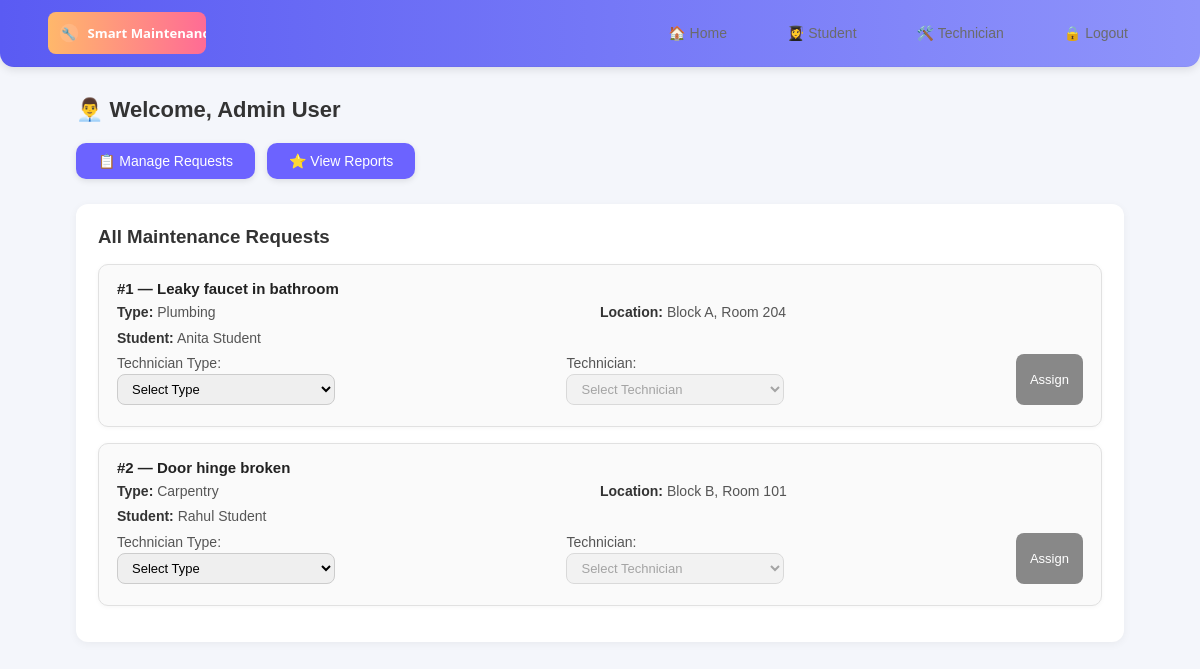
/frontend/admin.php (signed in), run on the app's committed database.
### tables this page shows
CREATE TABLE IF NOT EXISTS maintenance_requests (
  request_id INT AUTO_INCREMENT PRIMARY KEY,
  student_id INT NOT NULL,
  technician_id INT DEFAULT NULL,
  title VARCHAR(255) NOT NULL,
  description TEXT NOT NULL,
  tech_type VARCHAR(100) DEFAULT NULL,
  location VARCHAR(255) DEFAULT NULL,
  contact VARCHAR(100) DEFAULT NULL,
  status ENUM('Not Assigned','Pending','Assigned','In Progress','Completed') NOT NULL DEFAULT 'Pending',
  created_at DATETIME DEFAULT CURRENT_TIMESTAMP,
  start_time DATETIME DEFAULT NULL,
  end_time DATETIME DEFAULT NULL,
  time_taken INT DEFAULT NULL COMMENT 'Time taken in minutes',
  FOREIGN KEY (student_id) REFERENCES users(user_id) ON DELETE CASCADE,
  FOREIGN KEY (technician_id) REFERENCES users(user_id) ON DELETE SET NULL
);

CREATE TABLE IF NOT EXISTS users (
  user_id INT AUTO_INCREMENT PRIMARY KEY,
  name VARCHAR(150) NOT NULL,
  email VARCHAR(200) NOT NULL UNIQUE,
  password VARCHAR(255) NOT NULL,
  role ENUM('student','technician','admin') NOT NULL DEFAULT 'student',
  tech_type ENUM('Plumbing','Carpentry','Cleaning') DEFAULT NULL,
  created_at TIMESTAMP DEFAULT CURRENT_TIMESTAMP
);

### frontend/admin.php (the view, shortened to what this page needs)
<?php
include __DIR__ . '/../backend/db.php';
$name = $_SESSION['name'];
$stmt = $conn->prepare("SELECT r.*, s.name AS student_name, t.name AS technician_name
                        FROM maintenance_requests r
                        LEFT JOIN users s ON r.student_id = s.user_id
                        LEFT JOIN users t ON r.technician_id = t.user_id
                        ORDER BY r.created_at DESC");
$stmt->execute();
$requests = $stmt->get_result()->fetch_all(MYSQLI_ASSOC);
?>
<!DOCTYPE html>
<html lang="en">
<head>
<link rel="stylesheet" href="../assets/css/style.css">
</head>
<body>
<header class="site-header">
  <div class="header-inner">
    <div class="brand">
      <a href="index.html"><img src="../assets/images/logo.svg" alt="Smart Maintenance Logo"></a>
    </div>
    <nav class="nav">
      <a href="index.html">🏠 Home</a>
      <a href="student.php">👩‍🎓 Student</a>
      <a href="technician.php">🛠️ Technician</a>
      <a href="logout.php">🔒 Logout</a>
    </nav>
  </div>
</header>
<div class="container">
  <h2>👨‍💼 Welcome, <?= htmlspecialchars($name) ?></h2>
  <div class="dashboard-buttons">
    <a href="#" onclick="showRequests()">📋 Manage Requests</a>
    <a href="reports.php">⭐ View Reports</a>
  </div>
  <section id="requestsSection">
    <h3>All Maintenance Requests</h3>
    <?php if(count($requests)===0): ?>
      <p>No maintenance requests found.</p>
    <?php else: foreach($requests as $r): ?>
      <div class="request-card">
        <div class="request-title">#<?= $r['request_id'] ?> — <?= htmlspecialchars($r['title']) ?></div>
        <div class="request-row">
          <span><strong>Type:</strong> <?= htmlspecialchars($r['tech_type']) ?></span>
          <span><strong>Location:</strong> <?= htmlspecialchars($r['location']) ?></span>
        </div>
        <div class="request-row">
          <span><strong>Student:</strong> <?= htmlspecialchars($r['student_name']) ?></span>
        </div>
        <div class="request-row controls-row" data-request-id="<?= $r['request_id'] ?>">
          <label>Technician Type:
            <select name="tech_type" onchange="loadTechnicians(this, <?= $r['request_id'] ?>)">
              <option value="">Select Type</option>
            </select>
          </label>
          <label>Technician:
            <select name="tech_id" disabled>
              <option value="">Select Technician</option>
            </select>
          </label>
          <?php
            $status = $r['status'] ?? '';
            $btn_text = 'Assign';
            $btn_class = 'gray';
            $btn_disabled = '';
            if (!$r['technician_id'] || $r['technician_id'] == 0 || strtolower($status) === 'not assigned') {
              $btn_text = 'Assign';
              $btn_class = 'gray';
              $btn_disabled = '';
            } elseif (strtolower($status) === 'assigned') {
              $btn_text = 'Assigned ✓';
              $btn_class = 'green';
              $btn_disabled = 'disabled';
            } elseif (strtolower($status) === 'in progress' || strtolower($status) === 'in_progress') {
              $btn_text = 'In Progress ⏳';
              $btn_class = 'orange';
              $btn_disabled = 'disabled';
            } elseif (strtolower($status) === 'completed') {
              $btn_text = 'Completed ✅';
              $btn_class = 'blue';
              $btn_disabled = 'disabled';
            }
          ?>
          <button type="button" class="btn-assign <?= $btn_class ?>" data-request-id="<?= $r['request_id'] ?>" <?= $btn_disabled ?>>
            <?= $btn_text ?>
          </button>
        </div>
      </div>
    <?php endforeach; endif; ?>
  </section>
</div>
</body>
</html>

### assets/css/style.css (style rules this page uses)
:root { --bg: #FFF8F5; --card: #FFFFFF; --primary: #6C63FF; --accent: #FF6B95; --muted: #6B6B6B; --glass: rgba(255,255,255,0.6); --shadow: 0 6px 20px rgba(108,99,255,0.08); --radius: 14px; --logo-height: 42px; }
* { box-sizing:border-box }
body { margin:0;background:var(--bg);color:#0b1b2b }
.container { max-width:1100px;margin:28px auto;padding:0 20px }
.site-header { background:linear-gradient(90deg, rgba(47,107,255,0.06), rgba(255,138,0,0.03));padding:18px 0;border-bottom:1px solid rgba(11,27,43,0.03) }
.header-inner { display:flex;align-items:center;justify-content:space-between }
h1,h2,h3,h4 { margin:0 0 12px }
input,textarea,select { width:100%;padding:10px;border:1px solid #E6E9F2;border-radius:8px;font-size:14px }
.site-header { background: linear-gradient(90deg, rgba(255,240,242,0.9), rgba(240,248,255,0.9)); padding: 14px 18px; box-shadow: var(--shadow); border-bottom-left-radius: var(--radius); border-bottom-right-radius: var(--radius); display:flex; align-items:center; gap:16px; position:sticky; top:0; z-index:50; }
.site-header .brand { display:flex; align-items:center; gap:12px; }
.site-header .brand img { height:var(--logo-height); display:block; }
.site-header .nav { margin-left:auto; display:flex; gap:12px; align-items:center; }
.site-header .nav a { text-decoration:none; padding:8px 12px; border-radius:8px; background:transparent; color:var(--muted); }
.container { max-width:1100px; margin:0 auto; padding:0 16px; }
.request-card { background: #fff; border-radius: 12px; box-shadow: 0 4px 8px rgba(0,0,0,0.05); margin: 16px 0; padding: 16px 20px; transition: transform 0.2s ease, box-shadow 0.2s ease; }

### frontend/admin.php (style rules this page uses)
body { font-family: "Poppins", sans-serif; background: #f4f6fb; margin: 0; color: #333; }
header.site-header { background: linear-gradient(90deg, #5a5bf3, #8f94fb); color: #fff; padding: 12px 0; box-shadow: 0 3px 8px rgba(0,0,0,0.1); }
.header-inner { width: 92%; margin: auto; display: flex; align-items: center; justify-content: space-between; }
.brand img { height: 45px; }
.nav a { color: #fff; margin: 0 12px; text-decoration: none; font-weight: 500; font-size: 14px; transition: opacity .2s; }
.container { width: 90%; max-width: 1100px; margin: 30px auto; }
h2 { font-size: 22px; margin-bottom: 20px; }
.dashboard-buttons { display: flex; flex-wrap: wrap; gap: 12px; margin-bottom: 25px; }
.dashboard-buttons a { background: #6c63ff; color: #fff; padding: 10px 22px; border-radius: 10px; text-decoration: none; font-weight: 500; font-size: 14px; box-shadow: 0 2px 6px rgba(0,0,0,0.1); transition: 0.2s; }
#requestsSection { background: #fff; border-radius: 12px; padding: 22px; box-shadow: 0 2px 8px rgba(0,0,0,0.05); }
.request-card { background: #fafafa; border: 1px solid #e1e1e1; border-radius: 10px; padding: 15px 18px; margin-bottom: 14px; box-shadow: 0 1px 5px rgba(0,0,0,0.04); transition: 0.2s; }
.request-title { font-size: 15px; font-weight: 600; color: #222; margin-bottom: 6px; }
.request-row { display: flex; flex-wrap: wrap; justify-content: space-between; font-size: 14px; line-height: 1.4; color: #555; margin-bottom: 6px; }
.request-row span { flex: 1; min-width: 180px; }
.request-row strong { color: #333; }
select { padding: 6px 10px; border-radius: 8px; border: 1px solid #ccc; font-size: 13px; }
button.btn-assign { background: #5a5bf3; color: #fff; border: none; padding: 6px 14px; border-radius: 8px; font-size: 13px; cursor: pointer; transition: 0.2s; }
button.btn-assign.gray { background: #888; }

### data on the page
maintenance_requests: request_id "1", title "Leaky faucet in bathroom", tech_type "Plumbing", location "Block A, Room 204", student.name "Anita Student", technician "Assign"
maintenance_requests: request_id "2", title "Door hinge broken", tech_type "Carpentry", location "Block B, Room 101", student.name "Rahul Student", technician "Assign"

### other printed values
$name "Admin User"
